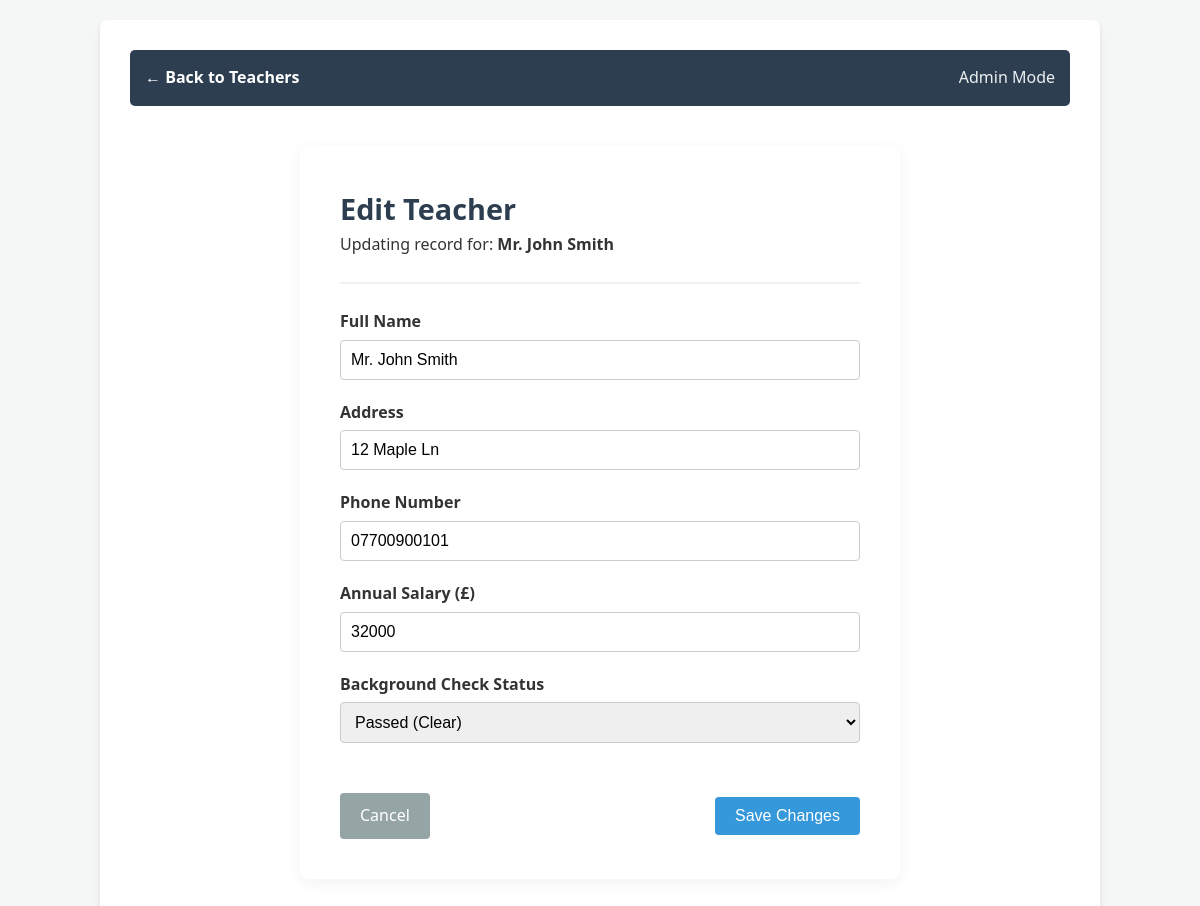
Page /edit_teacher.php?id=1 (signed in) on the committed database.
### tables this page shows
CREATE TABLE `teachers` (
  `TeacherID` int(11) NOT NULL,
  `FullName` varchar(100) NOT NULL,
  `Address` varchar(255) NOT NULL,
  `Phone` varchar(20) DEFAULT NULL,
  `AnnualSalary` varchar(10) DEFAULT NULL,
  `BackgroundCheck` tinyint(1) DEFAULT 0
);

### edit_teacher.php (the view, shortened to what this page needs)
<?php
include 'db_connect.php';
if (isset($_GET['id'])) {
    $id = intval($_GET['id']);
    $result = $conn->query("SELECT * FROM Teachers WHERE TeacherID = $id");
    $teacher = $result->fetch_assoc();
}
?>
<!DOCTYPE html>
<html lang="en">
<head>
    <link rel="stylesheet" href="style.css">
</head>
<body>
<div class="container">
    <nav><a href="view_teachers.php">&larr; Back to Teachers</a><span>Admin Mode</span></nav>
    <div class="form-card">
        <div class="form-header">
            <h1>Edit Teacher</h1>
            <p>Updating record for: <strong><?php echo htmlspecialchars($teacher['FullName']); ?></strong></p>
        </div>
        <form method="POST">
            <div class="form-group">
                <label>Full Name</label>
                <input type="text" name="name" value="<?php echo htmlspecialchars($teacher['FullName']); ?>" required>
            </div>
            <div class="form-group">
                <label>Address</label>
                <input type="text" name="address" value="<?php echo htmlspecialchars($teacher['Address']); ?>" required>
            </div>
            <div class="form-group">
                <label>Phone Number</label>
                <input type="text" name="phone" value="<?php echo htmlspecialchars($teacher['Phone']); ?>">
            </div>
            <div class="form-group">
                <label>Annual Salary (£)</label>
                <input type="text" name="salary" value="<?php echo htmlspecialchars($teacher['AnnualSalary']); ?>">
            </div>
            <div class="form-group">
                <label>Background Check Status</label>
                <select name="bg_check">
                    <option value="1" <?php if($teacher['BackgroundCheck'] == 1) echo 'selected'; ?>>Passed (Clear)</option>
                </select>
            </div>
            <div class="form-actions">
                <a href="view_teachers.php" class="btn btn-secondary" style="text-decoration:none">Cancel</a>
                <button type="submit" name="update_teacher" class="btn">Save Changes</button>
            </div>
        </form>
    </div>
</div>
</body>
</html>

### style.css (style rules this page uses)
:root { --primary-color: #2c3e50; --accent-color: #3498db; --danger-color: #e74c3c; --success-color: #27ae60; --bg-color: #f4f7f6; --card-bg: #ffffff; --text-color: #333333; }
* { box-sizing: border-box; margin: 0; padding: 0; }
body { font-family: 'Segoe UI', Tahoma, Verdana, sans-serif; background-color: var(--bg-color); color: var(--text-color); line-height: 1.6; padding: 20px; }
.container { max-width: 1000px; margin: 0 auto; background: var(--card-bg); padding: 30px; border-radius: 8px; box-shadow: 0 4px 6px rgba(0,0,0,0.1); }
h1 { color: var(--primary-color); margin-bottom: 10px; }
p { margin-bottom: 15px; }
nav { background: var(--primary-color); padding: 15px; border-radius: 5px; margin-bottom: 20px; display: flex; justify-content: space-between; align-items: center; }
nav a { color: white; text-decoration: none; margin-right: 15px; font-weight: bold; }
nav span { color: #ecf0f1; }
form { max-width: 600px; margin: 0 auto; }
label { display: block; margin-bottom: 5px; font-weight: bold; }
input[type="text"], input[type="password"], textarea, select { width: 100%; padding: 10px; margin-bottom: 20px; border: 1px solid #ccc; border-radius: 4px; font-size: 16px; }
button, .btn { display: inline-block; background: var(--accent-color); color: white; padding: 10px 20px; border: none; border-radius: 4px; cursor: pointer; font-size: 16px; text-decoration: none; }
button, .btn:hover { background-color: #2980b9; }
.form-card { background: white; max-width: 600px; margin: 40px auto; padding: 40px; border-radius: 8px; box-shadow: 0 4px 15px rgba(0,0,0,0.05); }
.form-header { border-bottom: 2px solid #f0f0f0; margin-bottom: 25px; padding-bottom: 10px; }
.form-header h1 { font-size: 1.8rem; color: var(--primary-color); margin: 0; }
.form-actions { display: flex; justify-content: space-between; align-items: center; margin-top: 30px; }
.btn-secondary { background-color: #95a5a6; color: white; }

### rows in the picture
teachers: FullName "Mr. John Smith", name "Mr. John Smith", address "12 Maple Ln", phone "07700900101", salary "32000", bg_check "Passed (Clear)"
